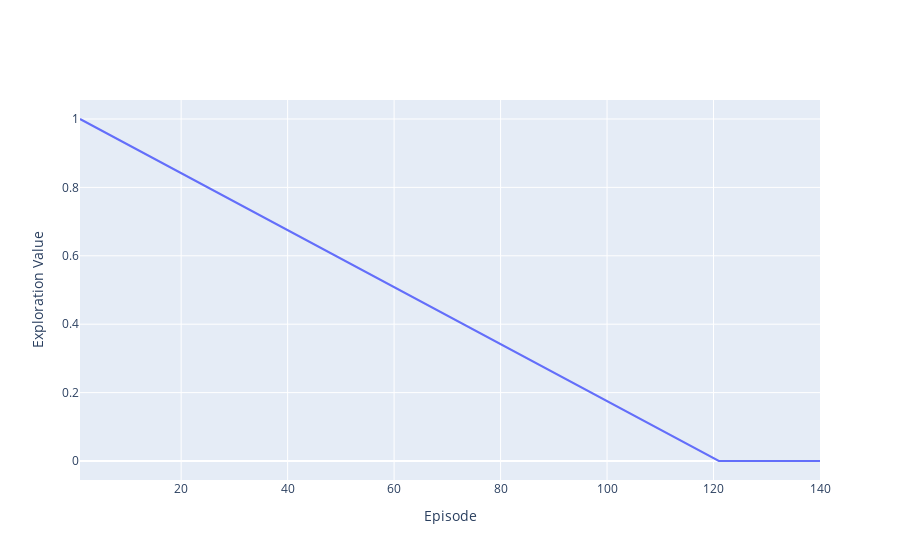

The code cell stored with this chart in its notebook:
### Markdown cell above
We will use $\epsilon$-greedy exploration and linearly anneal the exploration parameter from 1 to 0. In rlutils, a hyper-parameter that changes with an integer index is implemented using a schedule class. In this example, we will use a linearly interpolated schedule, implemented in `rl.schedule.LinearInterpolatedVariableSchedule`. The schedule starts with a value of 1 (uniform random action selection) and is then annealed to zero (greedy action selection).

### Code cell
exploration_schedule = rl.schedule.LinearInterpolatedVariableSchedule([0, 120], [1., 0.])

go.Figure(
    data=go.Scatter(
        x=np.arange(140) + 1, 
        y=[exploration_schedule(i) for i in range(140)]
    ),
    layout=dict(
        xaxis_title='Episode',
        yaxis_title='Exploration Value'
    )
)

### Figure 1 — Plotly figure (JSON) as saved in the notebook; plotly's stock layout.template omitted (floating-point values rounded to 4 significant figures; data arrays with more than 128 entries replaced by an {"elided": "..."} marker saying what was removed)
{"data": [{"type": "scatter", "x": {"elided": "140 int values"}, "y": {"elided": "140 float values"}}], "layout": {"xaxis": {"title": {"text": "Episode"}}, "yaxis": {"title": {"text": "Exploration Value"}}}}
